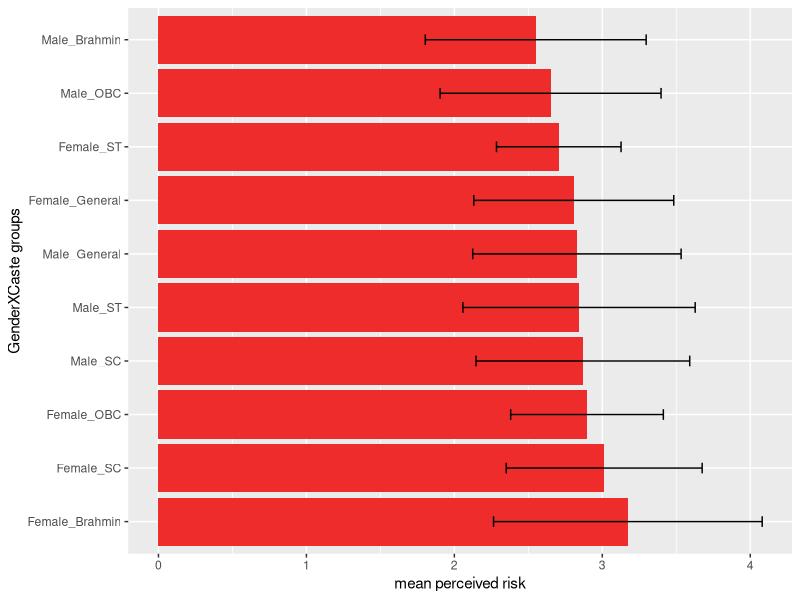
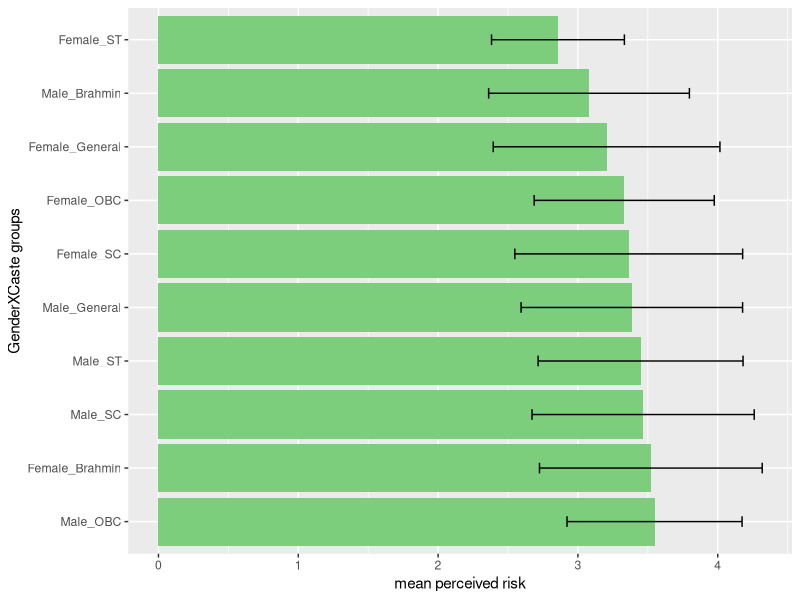
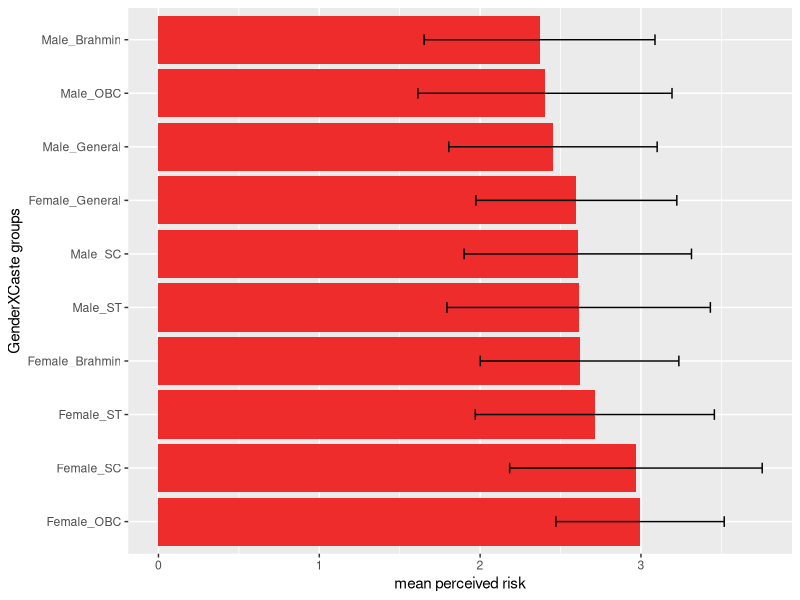
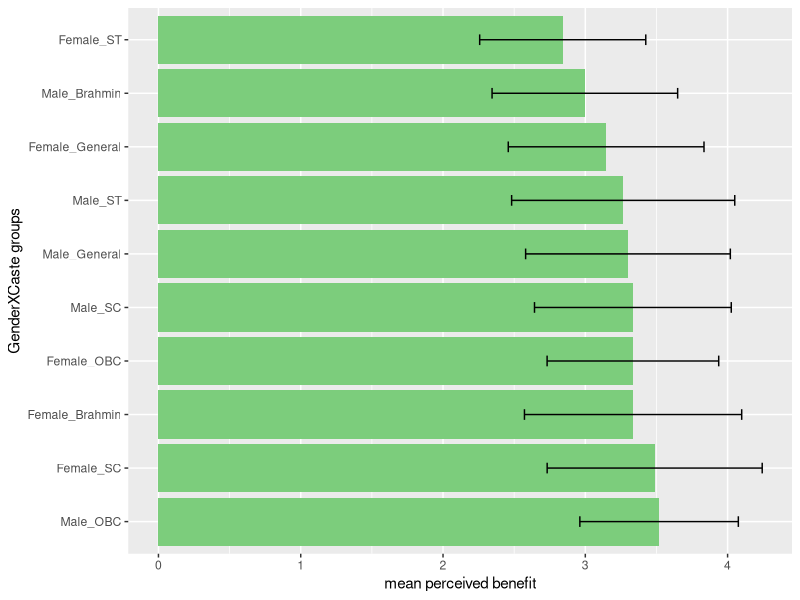
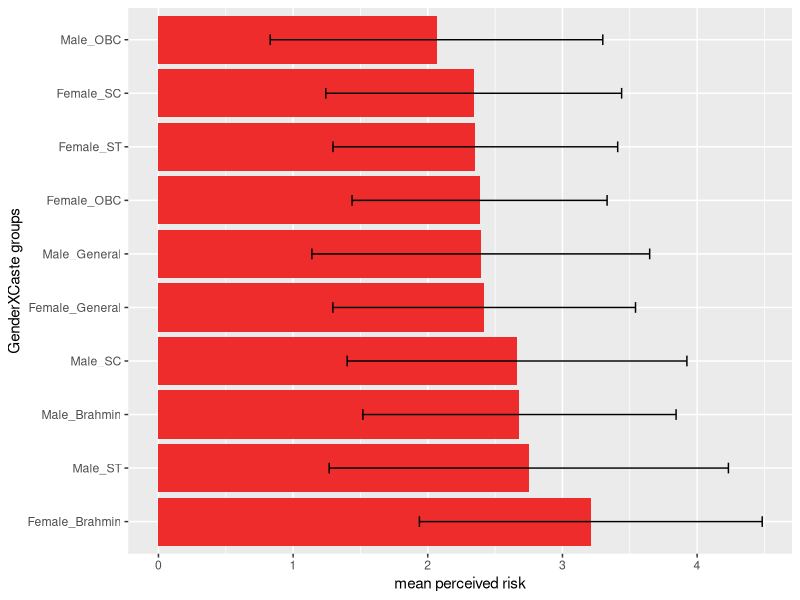
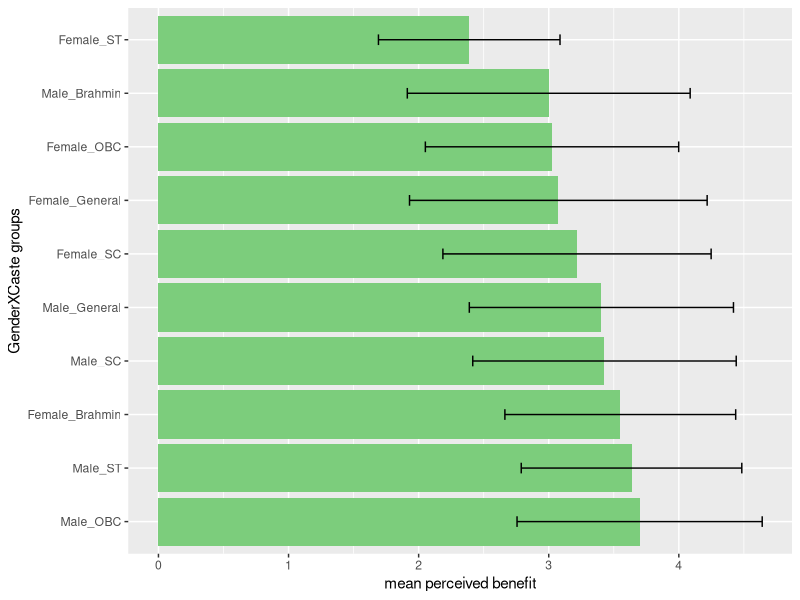
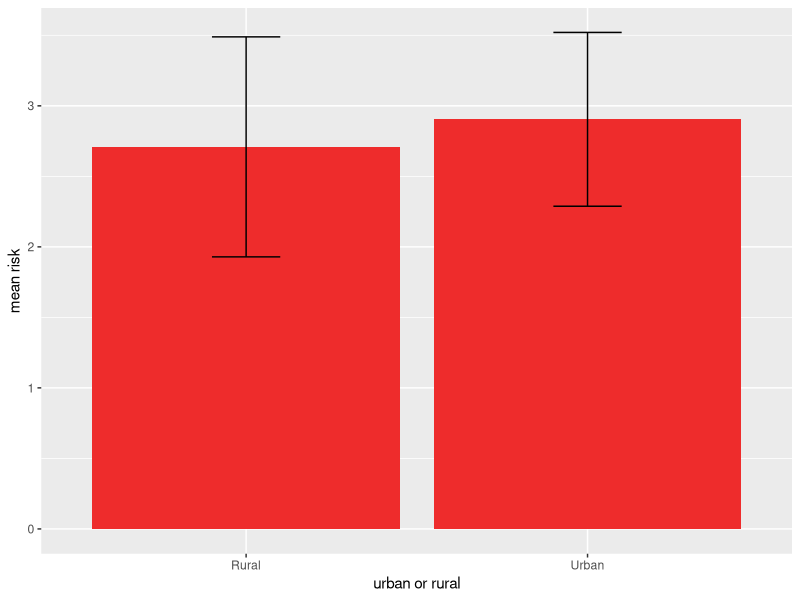
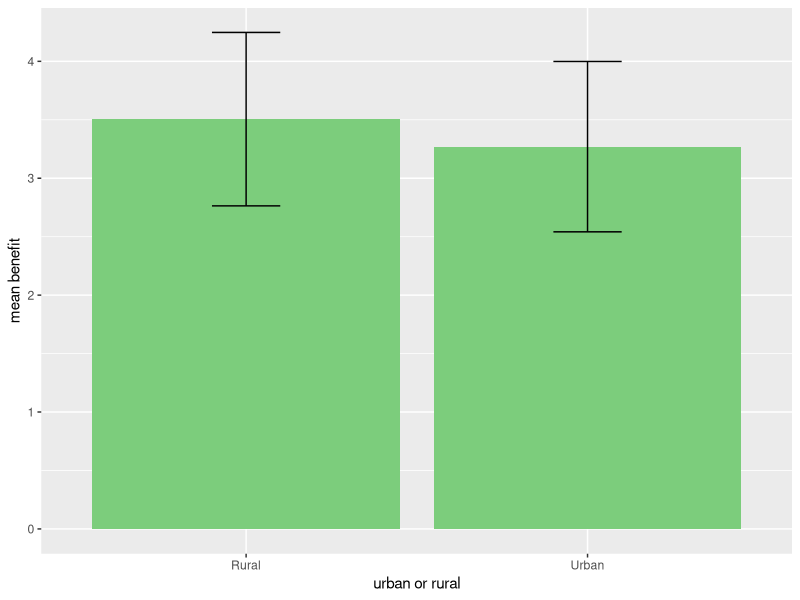

Generate these figures, in order, with R:
## ---- chunk 1
  knitr::opts_chunk$set(warning = FALSE, message = FALSE)

suppressPackageStartupMessages(library(tidyverse))
suppressPackageStartupMessages(library(readxl))
suppressPackageStartupMessages(library(dplyr))
suppressPackageStartupMessages(library(tidyr))
suppressPackageStartupMessages(library(ggplot2))

## ---- chunk 2
knitr::opts_chunk$set(warning = FALSE, message = FALSE)
moduletwo <- read_excel(here::here("thesis_surveydata/political_factors_complete.xlsx"))
module2 <- data.frame(moduletwo)
module2[module2 == "Rather not say/ Don't know"] <- "Rather not say/Don't know"

# loaded data set for module 2 eco -pol variables and removes the rows with question number and question text
## ---- chunk 3
knitr::opts_chunk$set(warning = FALSE, message = FALSE)
#This chunk contains the coding schemes of various scales used in survey one: eco-political factors, kahan scale and acceptance scale
codedmodule2 <- module2 %>%
  
#remove row 1
  filter(!row_number() %in% c(1,2)) %>% 
  
# replace risky likert scale with numbers
  mutate_at(vars(starts_with("Risky")), funs(case_when(. =="Not at all risky" ~ 1, 
                                                       . =="Slightly risky" ~ 2, 
                                                       . =="Moderately risky" ~ 3, 
                                                       . =="Very risky" ~ 4, 
                                                       . =="Extremely risky" ~ 5))) %>%

# replace beneficial likert scale with numbers  
  mutate_at(vars(starts_with("Ben")), funs(case_when(. =="Not at all beneficial" ~ 1,
                                                     . =="Slightly beneficial" ~ 2,
                                                     . =="Moderately beneficial" ~ 3,
                                                     . =="Very beneficial" ~ 4,
                                                     . =="Extremely beneficial" ~ 5 ))) %>%

# replace nuclear acceptance likert scale with numbers
  mutate_at(vars(N_accept,N_reluctantlyaccept,N_reject), funs(case_when(. == "Strongly disagree" ~ 1, 
                                                                        . == "Somewhat disagree" ~ 2,
                                                                        . == "Neither agree nor disagree" ~3,
                                                                        . == "Somewhat agree" ~ 4,
                                                                        . == "Strongly agree" ~ 5))) %>%
  
# code likert scale for variables for Kahan scale into numbers
  mutate_at(vars(starts_with (c("K_I","K_H","DISPLACE", "POLLUTE", "HEALTH", "JOBS", "BEAUTY", "PRIDE", "NPRIDE", "DEV", "PROSPER", "RELY"))), funs(case_when(. == "Strongly disagree" ~ 1, 
               . == "Somewhat disagree" ~ 2,
               . == "Neither agree nor disagree" ~3,
               . == "Somewhat agree" ~ 4,
               . == "Strongly agree" ~ 5))) %>%
  
# reverse code for likert scale for variables for Kahan scale into numbers
  mutate_at(vars(starts_with (c("K_S","K_E"))), funs(case_when(. == "Strongly disagree" ~ 5, 
                                                               . == "Somewhat disagree" ~ 4,
                                                               . == "Neither agree nor disagree" ~3,
                                                               . == "Somewhat agree" ~ 2,
                                                               . == "Strongly agree" ~ 1))) %>%

# code eco-pol scale variables into numbers
  mutate_at(vars(SYSTEMDEMO,SYSTEMRELIGION,SYSTEMTECHNO,SYSTEMTOTAL,WEALTHLIM,MECHANISATION,DECISIONDECEN,INDUSTRYLARGE,ECONOMYGLOBAL,OWNERPVT,OWNERNOREG), funs(case_when(. == "Strongly disagree" ~ 1, 
                        . == "Somewhat disagree" ~ 2,
                        . == "Neither agree nor disagree" ~3,
                        . == "Somewhat agree" ~ 4,
                        . == "Strongly agree" ~ 5))) %>%

# reverse code eco-pol scale variables into numbers 
 mutate_at(vars(DECISIONCEN, INDUSTRYSMALL, ECONOMYLOCAL, ENVOVERDEV,OWNERPUB, OWNERREG), funs(case_when(. == "Strongly disagree" ~ 5, 
                                                                                                         . == "Somewhat disagree" ~ 4,
                                                                                                         . == "Neither agree nor disagree" ~3,
                                                                                                         . == "Somewhat agree" ~ 2,
                                                                                                         . == "Strongly agree" ~ 1)))

## ---- chunk 4

moduleone <- read_excel(here::here("thesis_surveydata/livelihood_insecurity_complete.xlsx"))
module1 <- data.frame(moduleone)

# loaded data set for module 2 eco -pol variables and removes the rows with question number and question text
## ---- chunk 5
#This chunk contains the coding schemes of various scales used in survey one: eco-political factors, kahan scale and acceptance scale
codedmodule1 <- module1 %>%
  
#remove row 1
  filter(!row_number() %in% c(1,2)) %>% 
  
# replace risky likert scale with numbers
  mutate_at(vars(starts_with("Risky")), funs(case_when(. =="Not at all risky" ~ 1, 
                                                       . =="Slightly risky" ~ 2, 
                                                       . =="Moderately risky" ~ 3, 
                                                       . =="Very risky" ~ 4, 
                                                       . =="Extremely risky" ~ 5))) %>%

# replace beneficial likert scale with numbers  
  mutate_at(vars(starts_with("Ben")), funs(case_when(. =="Not at all beneficial" ~ 1,
                                                     . =="Slightly beneficial" ~ 2,
                                                     . =="Moderately beneficial" ~ 3,
                                                     . =="Very beneficial" ~ 4,
                                                     . =="Extremely beneficial" ~ 5 ))) %>%

# replace nuclear acceptance likert scale with numbers
  mutate_at(vars(N_accept,N_reluctantlyaccept,N_reject), funs(case_when(. == "Strongly disagree" ~ 1, 
                                                                        . == "Somewhat disagree" ~ 2,
                                                                        . == "Neither agree nor disagree" ~3,
                                                                        . == "Somewhat agree" ~ 4,
                                                                        . == "Strongly agree" ~ 5)))

## ---- chunk 6

suppressPackageStartupMessages(library(tidyselect))
# combine codedmodule1 and codedmodule2

numcol2 <- codedmodule2 %>% add_column(Respondent = 1:1099, .before = "Language") 
numcol1 <- codedmodule1 %>% add_column(Respondent = 1099:2160, .before = "Language")

joineddf <-  full_join(numcol2, numcol1, by = c("Respondent", "Language", "Survey_Date", "State", "Risky_Hydro", "Risky_Solar", "Risky_Wind", "Risky_Nuclear", "Risky_Coal", "Risky_Gas", "Risky_Oil", "Risky_INDHydro", "Risky_INDSolar", "Risky_INDWind", "Risky_INDBiogas", "Risky_INDDiesel", "Risky_INDKerosene", "Risky_INDFirewoodetc", "Risky_INDLPG", "Ben_Hydro", "Ben_Solar", "Ben_Wind", "Ben_Nuclear", "Ben_Coal", "Ben_Gas", "Ben_Oil", "Ben_INDHydro", "Ben_INDSolar", "Ben_INDWind", "Ben_INDDiesel", "Ben_INDBiogas", "Ben_INDFirewoodetc", "Ben_INDLPG", "Ben_INDKerosene", "N_accept", "N_reluctantlyaccept", "N_reject", "age", "urban_rural", "gender", "caste", "religion", "religiontext")) 

## ---- chunk 7


castegendereffect <- joineddf %>%
  select(starts_with(c("Risky", "gender", "caste")))%>%
  unite("Gender_Caste", c("gender", "caste")) %>%
  na.omit() 


castegendereffect$Gender_Caste <- as.factor(castegendereffect$Gender_Caste)
#levels(castegendereffect$Gender_Caste)

 # mean risk from centrally controlled energy technologies

castegendereffect %>%
  mutate(Gender_Caste = factor(castegendereffect$Gender_Caste, levels = c("Female_Brahmin", "Female_SC", "Female_OBC", "Male_SC","Male_ST", "Male_General", "Female_General","Female_ST" ,"Male_OBC", "Male_Brahmin")))%>%
  select(!starts_with(c("Risky_IND")))%>%
  rowwise()%>%
  na.omit()%>%
  dplyr::mutate(riskscore = mean(c_across(Risky_Hydro:Risky_Oil))) %>%
  select(Gender_Caste, riskscore) %>%
  dplyr::group_by(Gender_Caste)%>%
  summarise(mean=mean(riskscore), sd=sd(riskscore))%>%
  arrange(desc(mean))%>%
  ggplot(aes(y = Gender_Caste, x = mean))+
  geom_bar(stat="identity", position=position_dodge(), fill = "firebrick2")+
  geom_errorbar(aes(xmin=mean-sd, xmax=mean + sd), width=.2,
                 position=position_dodge(.9))+
  labs(x = "mean perceived risk", y = "GenderXCaste groups")
 


## ---- chunk 8


castegenderben <- joineddf %>%
  select(starts_with(c("Ben", "gender", "caste")))%>%
  unite("Gender_Caste", c("gender", "caste")) %>%
  na.omit() 



 # mean benefit from centrally controlled energy technologies

castegenderben %>%
  mutate(Gender_Caste = factor(castegenderben$Gender_Caste, levels = c("Male_OBC","Female_Brahmin","Male_SC","Male_ST", "Male_General", "Female_SC", "Female_OBC",  "Female_General" , "Male_Brahmin","Female_ST")))%>%
  select(!starts_with(c("Ben_IND")))%>%
  rowwise()%>%
  na.omit()%>%
  dplyr::mutate(benscore = mean(c_across(Ben_Hydro:Ben_Oil))) %>%
  select(Gender_Caste, benscore) %>%
  dplyr::group_by(Gender_Caste)%>%
  summarise(mean=mean(benscore), sd=sd(benscore))%>%
  arrange(desc(mean))%>%
  ggplot(aes(y = Gender_Caste, x = mean))+
  geom_bar(stat="identity", position=position_dodge(), fill = "palegreen3")+
  geom_errorbar(aes(xmin=mean-sd, xmax=mean + sd), width=.2,
                 position=position_dodge(.9))+
  labs(x = "mean perceived risk", y = "GenderXCaste groups")
 


## ---- chunk 9

# mean risk from individually or community owned energy technologies

castegendereffect %>%
  mutate(Gender_Caste = factor(Gender_Caste, levels = c("Female_OBC","Female_SC", "Female_ST" ,"Female_Brahmin", "Male_ST",  "Male_SC","Female_General", "Male_General", "Male_OBC", "Male_Brahmin")))%>%
  select(starts_with(c("Risky_IND", "Gender_Caste")))%>%
  #select("Risky_Hydro", "Risky_Nuclear", "Risky_Coal","Gender_Caste")%>%
  rowwise()%>%
  na.omit()%>%
  dplyr::mutate(riskscore = mean(c_across(Risky_INDHydro:Risky_INDLPG))) %>%
  select(Gender_Caste, riskscore) %>%
  dplyr::group_by(Gender_Caste)%>%
  summarise(mean=mean(riskscore), sd=sd(riskscore))%>%
  arrange(desc(mean))%>%
  ggplot(aes(y = Gender_Caste, x = mean))+
  geom_bar(stat="identity", position=position_dodge(), fill = "firebrick2")+
  geom_errorbar(aes(xmin=mean-sd, xmax=mean + sd), width=.2,
                 position=position_dodge(.9))+
  labs(x = "mean perceived risk", y = "GenderXCaste groups")


#%>%
 
#group_by("Gender_Caste") %>%
 #summarise_at(vars("Risky_Nuclear"), list(Riskscore = mean))
    #mutate(Gender_Caste = factor(Gender_Caste, levels = c("Male_Brahmin", "Male_General","Male_OBC", "Male_SC", "Male_ST","Female_Brahmin", "Female_General", "Female_OBC","Female_SC", "Female_ST")))

## ---- chunk 10

# mean benefit from individually or community owned energy technologies


castegenderben %>%
  mutate(Gender_Caste = factor(Gender_Caste, levels = c("Male_OBC","Female_SC","Female_Brahmin","Female_OBC","Male_SC", "Male_General","Male_ST","Female_General","Male_Brahmin", "Female_ST")))%>%
  select(starts_with(c("Ben_IND", "Gender_Caste")))%>%
  #select("Risky_Hydro", "Risky_Nuclear", "Risky_Coal","Gender_Caste")%>%
  rowwise()%>%
  na.omit()%>%
  dplyr::mutate(benscore = mean(c_across(Ben_INDHydro:Ben_INDLPG))) %>%
  select(Gender_Caste, benscore) %>%
  dplyr::group_by(Gender_Caste)%>%
  summarise(mean=mean(benscore), sd=sd(benscore))%>%
  arrange(desc(mean))%>%
  ggplot(aes(y = Gender_Caste, x = mean))+
  geom_bar(stat="identity", position=position_dodge(), fill = "palegreen3")+
  geom_errorbar(aes(xmin=mean-sd, xmax=mean + sd), width=.2,
                 position=position_dodge(.9))+
  labs(x = "mean perceived benefit", y = "GenderXCaste groups")


## ---- chunk 11

castegendereffect %>%
  mutate(Gender_Caste = factor(Gender_Caste, levels = c("Female_Brahmin","Male_ST","Male_Brahmin", "Male_SC","Female_General","Male_General", "Female_OBC", "Female_ST","Female_SC", "Male_OBC")))%>%
  select(!starts_with(c("Risky_IND")))%>%
  select("Risky_Hydro", "Risky_Nuclear", "Risky_Coal","Gender_Caste")%>%
  na.omit()%>%
  dplyr::group_by(Gender_Caste)%>%
  summarise(hydro_m=mean(Risky_Hydro), hydro_sd=sd(Risky_Hydro), nuclear_m=mean(Risky_Nuclear), nuclear_sd=sd(Risky_Nuclear),            coal_m=mean(Risky_Coal),   coal_sd=sd(Risky_Coal))%>%
  arrange(desc(hydro_m))%>%
  ggplot(aes(y = Gender_Caste, x = hydro_m))+
  geom_bar(stat="identity", position=position_dodge(), fill = "firebrick2")+
  geom_errorbar(aes(xmin=hydro_m-hydro_sd, xmax=hydro_m + hydro_sd), width=.2,
                 position=position_dodge(.9))+
  labs(x = "mean perceived risk", y = "GenderXCaste groups")
## ---- chunk 12

castegenderben %>%
  mutate(Gender_Caste = factor(Gender_Caste, levels = c("Male_OBC","Male_ST", "Female_Brahmin","Male_SC","Male_General", "Female_SC","Female_General","Female_OBC","Male_Brahmin",  "Female_ST")))%>%
  select(!starts_with(c("Ben_IND")))%>%
  select("Ben_Hydro", "Ben_Nuclear", "Ben_Coal","Gender_Caste")%>%
  na.omit()%>%
  dplyr::group_by(Gender_Caste)%>%
  summarise(hydro_m=mean(Ben_Hydro), hydro_sd=sd(Ben_Hydro), nuclear_m=mean(Ben_Nuclear), nuclear_sd=sd(Ben_Nuclear),            coal_m=mean(Ben_Coal),   coal_sd=sd(Ben_Coal))%>%
  arrange(desc(hydro_m))%>%
  ggplot(aes(y = Gender_Caste, x = hydro_m))+
  geom_bar(stat="identity", position=position_dodge(), fill = "palegreen3")+
  geom_errorbar(aes(xmin=hydro_m-hydro_sd, xmax=hydro_m + hydro_sd), width=.2,
                 position=position_dodge(.9))+
  labs(x = "mean perceived benefit", y = "GenderXCaste groups")
## ---- chunk 13

joineddf$urban_rural <- as.factor(joineddf$urban_rural)
#class(joineddf$urban_rural)
#levels(joineddf$urban_rural)


joineddf %>%
  select(starts_with(c("Risky", "urban_rural")))%>%
  select(!starts_with(c("Risky_IND")))%>%
  rowwise()%>%
  na.omit()%>%
  dplyr::mutate(riskscore = mean(c_across(Risky_Hydro:Risky_Oil))) %>%
  select(urban_rural, riskscore) %>%
  dplyr::group_by(urban_rural)%>%
  summarise(mean=mean(riskscore), sd=sd(riskscore))%>%
  arrange(desc(mean))%>%
  ggplot(aes(x= urban_rural, y = mean))+
  geom_bar(stat="identity", position=position_dodge(), fill = "firebrick2")+
  geom_errorbar(aes(ymin=mean-sd, ymax=mean + sd), width=.2,
                 position=position_dodge(.9))+
  labs(x = "urban or rural", y = "mean risk")
## ---- chunk 14

joineddf %>%
  select(starts_with(c("Ben", "urban_rural")))%>%
  select(!starts_with(c("Ben_IND")))%>%
  rowwise()%>%
  na.omit()%>%
  dplyr::mutate(benscore = mean(c_across(Ben_Hydro:Ben_Oil))) %>%
  select(urban_rural, benscore) %>%
  dplyr::group_by(urban_rural)%>%
  summarise(mean=mean(benscore), sd=sd(benscore))%>%
  arrange(desc(mean))%>%
  ggplot(aes(x= urban_rural, y = mean))+
  geom_bar(stat="identity", position=position_dodge(), fill = "palegreen3")+
  geom_errorbar(aes(ymin=mean-sd, ymax=mean + sd), width=.2,
                 position=position_dodge(.9))+
  labs(x = "urban or rural", y = "mean benefit")
## ---- chunk 15

joineddf$gender <- as.factor(joineddf$gender)
#class(joineddf$gender)
#levels(joineddf$gender)


joineddf %>%
  select(starts_with(c("Risky", "gender")))%>%
  select(!starts_with(c("Risky_IND")))%>%
  rowwise()%>%
  na.omit()%>%
  dplyr::mutate(riskscore = mean(c_across(Risky_Hydro:Risky_Oil))) %>%
  select(gender, riskscore) %>%
  dplyr::group_by(gender)%>%
  summarise(mean=mean(riskscore), sd=sd(riskscore))%>%
  arrange(desc(mean))%>%
  ggplot(aes(x= gender, y = mean))+
  geom_bar(stat="identity", position=position_dodge(), fill = "firebrick2")+
  geom_errorbar(aes(ymin=mean-sd, ymax=mean + sd), width=.2,
                 position=position_dodge(.9))+
  labs(y = "mean risk")
## ---- chunk 16

joineddf %>%
  select(starts_with(c("Ben", "gender")))%>%
  select(!starts_with(c("Ben_IND")))%>%
  rowwise()%>%
  na.omit()%>%
  dplyr::mutate(benscore = mean(c_across(Ben_Hydro:Ben_Oil))) %>%
  select(gender, benscore) %>%
  dplyr::group_by(gender)%>%
  summarise(mean=mean(benscore), sd=sd(benscore))%>%
  arrange(desc(mean))%>%
  ggplot(aes(x= gender, y = mean))+
  geom_bar(stat="identity", position=position_dodge(), fill = "palegreen3")+
  geom_errorbar(aes(ymin=mean-sd, ymax=mean + sd), width=.2,
                 position=position_dodge(.9))+
  labs(y = "mean benefit")
## ---- chunk 17

joineddf$gender <- as.factor(joineddf$gender)
#class(joineddf$gender)
#levels(joineddf$gender)



joineddf %>%
  select(starts_with(c("Risky", "gender")))%>%
  select(starts_with(c("Risky_IND", "gender")))%>%
  rowwise()%>%
  na.omit()%>%
  dplyr::mutate(riskscore = mean(c_across(Risky_INDHydro:Risky_INDLPG))) %>%
  select(gender, riskscore) %>%
  dplyr::group_by(gender)%>%
  summarise(mean=mean(riskscore), sd=sd(riskscore))%>%
  arrange(desc(mean))%>%
  ggplot(aes(x= gender, y = mean))+
  geom_bar(stat="identity", position=position_dodge(), fill = "firebrick2")+
  geom_errorbar(aes(ymin=mean-sd, ymax=mean + sd), width=.2,
                 position=position_dodge(.9))+
  labs(y = "mean risk")
## ---- chunk 18

joineddf %>%
  select(starts_with(c("Ben", "gender")))%>%
  select(starts_with(c("Ben_IND", "gender")))%>%
  rowwise()%>%
  na.omit()%>%
  dplyr::mutate(benscore = mean(c_across(Ben_INDHydro:Ben_INDLPG))) %>%
  select(gender, benscore) %>%
  dplyr::group_by(gender)%>%
  summarise(mean=mean(benscore), sd=sd(benscore))%>%
  arrange(desc(mean))%>%
  ggplot(aes(x= gender, y = mean))+
  geom_bar(stat="identity", position=position_dodge(), fill = "palegreen3")+
  geom_errorbar(aes(ymin=mean-sd, ymax=mean + sd), width=.2,
                 position=position_dodge(.9))+
  labs(y = "mean benefit")
## ---- chunk 19

joineddf$religion <- as.factor(joineddf$religion)
#class(joineddf$religion)
#levels(joineddf$religion)



joineddf %>%
  select(starts_with(c("Risky", "religion")))%>%
  select(!starts_with(c("Risky_IND", "religiontext")))%>%
 mutate(religion = factor(religion, levels = c("Agnostism/ Atheism","Other (Please mention)" ,  "Jainism", "Buddhism", "Islam",              "Hinduism", "Christanity", "Sikhism"))) %>%
  #select("Risky_Hydro", "Risky_Solar", "Risky_Nuclear","urban_rural")%>%
  rowwise()%>%
  na.omit()%>%
  dplyr::mutate(riskscore = mean(c_across(Risky_Hydro:Risky_Oil))) %>%
  select(religion, riskscore) %>%
  dplyr::group_by(religion)%>%
  summarise(mean=mean(riskscore), sd=sd(riskscore))%>%
  arrange(desc(mean))%>%
  ggplot(aes(x= religion, y = mean))+
  geom_bar(stat="identity", position=position_dodge(), fill = "firebrick2")+
  geom_errorbar(aes(ymin=mean-sd, ymax=mean + sd), width=.2,
                 position=position_dodge(.9))+
  labs(y= "mean perceived risk")+
  coord_flip()
## ---- chunk 20

joineddf %>%
  select(starts_with(c("Ben", "religion")))%>%
  select(!starts_with(c("Ben_IND", "religiontext")))%>%
 mutate(religion = factor(religion, levels = c("Other (Please mention)" ,"Agnostism/ Atheism",  "Christanity","Hinduism", "Islam","Jainism", "Sikhism" ,"Buddhism"))) %>%
  #select("Risky_Hydro", "Risky_Solar", "Risky_Nuclear","urban_rural")%>%
  rowwise()%>%
  na.omit()%>%
  dplyr::mutate(benscore = mean(c_across(Ben_Hydro:Ben_Oil))) %>%
  select(religion, benscore) %>%
  dplyr::group_by(religion)%>%
  summarise(mean=mean(benscore), sd=sd(benscore))%>%
  arrange(desc(mean))%>%
  ggplot(aes(x= religion, y = mean))+
  geom_bar(stat="identity", position=position_dodge(), fill = "palegreen3")+
  geom_errorbar(aes(ymin=mean-sd, ymax=mean + sd), width=.2,
                 position=position_dodge(.9))+
  labs(y= "mean perceived benefit")+
  coord_flip()
## ---- chunk 21

joineddf$religion <- as.factor(joineddf$religion)
#class(joineddf$religion)
#levels(joineddf$religion)



joineddf %>%
  select(!starts_with(c("religiontext")))%>%
  select(starts_with(c("Risky_IND", "religion")))%>%
 mutate(religion = factor(religion, levels = c("Agnostism/ Atheism", "Jainism","Other (Please mention)" ,  "Buddhism", "Islam",              "Hinduism", "Christanity", "Sikhism"))) %>%
  #select("Risky_Hydro", "Risky_Solar", "Risky_Nuclear","urban_rural")%>%
  rowwise()%>%
  na.omit()%>%
  dplyr::mutate(riskscore = mean(c_across(Risky_INDHydro:Risky_INDLPG))) %>%
  select(religion, riskscore) %>%
  dplyr::group_by(religion)%>%
  summarise(mean=mean(riskscore), sd=sd(riskscore))%>%
  arrange(desc(mean))%>%
  ggplot(aes(x= religion, y = mean))+
  geom_bar(stat="identity", position=position_dodge(), fill = "firebrick2")+
  geom_errorbar(aes(ymin=mean-sd, ymax=mean + sd), width=.2,
                 position=position_dodge(.9))+
  labs(y= "mean perceived risk")+
  coord_flip()
## ---- chunk 22

joineddf %>%
  select(!starts_with(c("religiontext")))%>%
  select(starts_with(c("Ben_IND", "religion")))%>%
 mutate(religion = factor(religion, levels = c( "Jainism","Other (Please mention)" , "Hinduism","Agnostism/ Atheism", "Islam",   "Christanity","Buddhism", "Sikhism"))) %>%
  #select("Risky_Hydro", "Risky_Solar", "Risky_Nuclear","urban_rural")%>%
  rowwise()%>%
  na.omit()%>%
  dplyr::mutate(benscore = mean(c_across(Ben_INDHydro:Ben_INDLPG))) %>%
  select(religion, benscore) %>%
  dplyr::group_by(religion)%>%
  summarise(mean=mean(benscore), sd=sd(benscore))%>%
  arrange(desc(mean))%>%
  ggplot(aes(x= religion, y = mean))+
  geom_bar(stat="identity", position=position_dodge(), fill = "palegreen3")+
  geom_errorbar(aes(ymin=mean-sd, ymax=mean + sd), width=.2,
                 position=position_dodge(.9))+
  labs(y= "mean perceived benefit")+
  coord_flip()
## ---- chunk 23

joineddf$age <- as.factor(joineddf$age)
#class(joineddf$age)
#levels(joineddf$age)



joineddf %>%
  select(starts_with(c("Risky", "age")))%>%
  select(!starts_with(c("Risky_IND")))%>%
 mutate(age = factor(age, levels = c("18-24 years old", "25-34 years old", "35-44 years old", "45-54 years old" , "55-64 years old" ,  "65-74 years old", "75 years or older"))) %>%
  #select("Risky_Hydro", "Risky_Solar", "Risky_Nuclear","urban_rural")%>%
  rowwise()%>%
  na.omit()%>%
  dplyr::mutate(riskscore = mean(c_across(Risky_Hydro:Risky_Oil))) %>%
  select(age, riskscore) %>%
  dplyr::group_by(age)%>%
  summarise(mean=mean(riskscore), sd=sd(riskscore))%>%
  arrange(desc(mean))%>%
  ggplot(aes(x= age, y = mean))+
  geom_bar(stat="identity", position=position_dodge(), fill = "firebrick2")+
  geom_errorbar(aes(ymin=mean-sd, ymax=mean + sd), width=.2,
                 position=position_dodge(.9))+
  labs(y = "mean perceived risk")+
  coord_flip()
## ---- chunk 24

joineddf %>%
  select(starts_with(c("Ben", "age")))%>%
  select(!starts_with(c("Ben_IND")))%>%
 mutate(age = factor(age, levels = c("18-24 years old", "25-34 years old", "35-44 years old", "45-54 years old" , "55-64 years old" ,  "65-74 years old", "75 years or older"))) %>%
  #select("Risky_Hydro", "Risky_Solar", "Risky_Nuclear","urban_rural")%>%
  rowwise()%>%
  na.omit()%>%
  dplyr::mutate(benscore = mean(c_across(Ben_Hydro:Ben_Oil))) %>%
  select(age, benscore) %>%
  dplyr::group_by(age)%>%
  summarise(mean=mean(benscore), sd=sd(benscore))%>%
  arrange(desc(mean))%>%
  ggplot(aes(x= age, y = mean))+
  geom_bar(stat="identity", position=position_dodge(), fill = "palegreen3")+
  geom_errorbar(aes(ymin=mean-sd, ymax=mean + sd), width=.2,
                 position=position_dodge(.9))+
  labs(y = "mean perceived benefit")+
  coord_flip()
## ---- chunk 25

joineddf %>%
  select(starts_with(c("Risky", "age")))%>%
  select(starts_with(c("Risky_IND", "age")))%>%
 mutate(age = factor(age, levels = c("18-24 years old", "25-34 years old", "35-44 years old", "45-54 years old" , "55-64 years old" ,  "65-74 years old", "75 years or older"))) %>%
  #select("Risky_Hydro", "Risky_Solar", "Risky_Nuclear","urban_rural")%>%
  rowwise()%>%
  na.omit()%>%
  dplyr::mutate(riskscore = mean(c_across(Risky_INDHydro:Risky_INDLPG))) %>%
  select(age, riskscore) %>%
  dplyr::group_by(age)%>%
  summarise(mean=mean(riskscore), sd=sd(riskscore))%>%
  arrange(desc(mean))%>%
  ggplot(aes(x= age, y = mean))+
  geom_bar(stat="identity", position=position_dodge(), fill = "firebrick2")+
  geom_errorbar(aes(ymin=mean-sd, ymax=mean + sd), width=.2,
                 position=position_dodge(.9))+
  labs(y = "mean perceived risk")+
  coord_flip()
## ---- chunk 26

joineddf %>%
  select(starts_with(c("Ben", "age")))%>%
  select(starts_with(c("Ben_IND", "age")))%>%
 mutate(age = factor(age, levels = c("18-24 years old", "25-34 years old", "35-44 years old", "45-54 years old" , "55-64 years old" ,  "65-74 years old", "75 years or older"))) %>%
  #select("Risky_Hydro", "Risky_Solar", "Risky_Nuclear","urban_rural")%>%
  rowwise()%>%
  na.omit()%>%
  dplyr::mutate(benscore = mean(c_across(Ben_INDHydro:Ben_INDLPG))) %>%
  select(age, benscore) %>%
  dplyr::group_by(age)%>%
  summarise(mean=mean(benscore), sd=sd(benscore))%>%
  arrange(desc(mean))%>%
  ggplot(aes(x= age, y = mean))+
  geom_bar(stat="identity", position=position_dodge(), fill = "palegreen3")+
  geom_errorbar(aes(ymin=mean-sd, ymax=mean + sd), width=.2,
                 position=position_dodge(.9))+
  labs(y = "mean perceived benefit")+
  coord_flip()
## ---- chunk 27
cenrisksummary <- joineddf %>%
  group_by(State)%>%
  summarize_at(vars(starts_with(c("RISKY"))), list(~mean(., na.rm = TRUE), ~median(., na.rm = TRUE), ~sd(.,na.rm = TRUE),~var(.,na.rm = TRUE), ~n())) %>%
  #melt to long format
  gather(key = "technology", value = "summary", Risky_Hydro_mean, Risky_Solar_mean, Risky_Wind_mean, Risky_Nuclear_mean, Risky_Coal_mean, Risky_Gas_mean, Risky_Oil_mean, Risky_Hydro_sd, Risky_Solar_sd, Risky_Wind_sd, Risky_Nuclear_sd, Risky_Coal_sd, Risky_Gas_sd, Risky_Oil_sd) %>%
  select(State, technology, summary) %>%
  # separate risky from variable suffix
  separate(technology, c("Risky", "var"), extra = "merge", fill = "left") %>%
  #separate mean from variable prefix
  separate(var, c("technology", "meansd")) %>%
  # spread summary values back to wide form
  spread(meansd,summary) %>%
  #clean up
  select(-Risky)%>%
  arrange(mean) #%>%
  #setNames(paste0('perceivedrisk.', names(.))) %>%
  #dplyr::rename(technology= perceivedrisk.technology)

## ---- chunk 28
cenbensummary <- joineddf %>%
  group_by(State)%>%
  summarize_at(vars(starts_with(c("Ben"))), list(~mean(., na.rm = TRUE), ~median(., na.rm = TRUE), ~sd(.,na.rm = TRUE),~var(.,na.rm = TRUE), ~n())) %>%
  #melt to long format
  gather(key = "technology", value = "summary", Ben_Hydro_mean, Ben_Solar_mean, Ben_Wind_mean, Ben_Nuclear_mean, Ben_Coal_mean, Ben_Gas_mean, Ben_Oil_mean, Ben_Hydro_sd, Ben_Solar_sd, Ben_Wind_sd, Ben_Nuclear_sd, Ben_Coal_sd, Ben_Gas_sd, Ben_Oil_sd) %>%
  select(State, technology, summary) %>%
  # separate risky from variable suffix
  separate(technology, c("Ben", "var"), extra = "merge", fill = "left") %>%
  #separate mean from variable prefix
  separate(var, c("technology", "meansd")) %>%
  # spread summary values back to wide form
  spread(meansd,summary) %>%
  #clean up
  select(-Ben)%>%
  arrange(mean) #%>%
  #setNames(paste0('perceivedrisk.', names(.))) %>%
  #dplyr::rename(technology= perceivedrisk.technology)

## ---- chunk 29

joineddf$State <- as.factor(joineddf$State)
#class(joineddf$State)
#levels(joineddf$State)

cenrisksummary %>%
  mutate(technology = fct_reorder(technology, mean, .desc = TRUE))%>%
  ggplot(aes(y= technology, x= mean, fill = technology))+
  geom_bar(stat="identity", position=position_dodge())+
  theme_minimal()+
  geom_errorbar(aes(xmin=mean-sd, xmax=mean + sd), width=.2,
                 position=position_dodge(.9))+
  scale_fill_manual(values=c("#74238B", "#FEF102","#484349","#BA5C12", "#4D9DE0","#CFEBDF", "#FA6728"))+
  xlim(0,5)+
  facet_wrap(~ State)+
  labs(x = "mean perceived risk", y = "energy technologies")
  #scale_fill_manual(y, values =))+


## ---- chunk 30

joineddf$State <- as.factor(joineddf$State)
#class(joineddf$State)
#levels(joineddf$State)

cenbensummary %>%
  mutate(technology = fct_reorder(technology, mean, .desc = TRUE))%>%
  ggplot(aes(y= technology, x= mean, fill = technology))+
  geom_bar(stat="identity", position=position_dodge())+
  theme_minimal()+
  geom_errorbar(aes(xmin=mean-sd, xmax=mean + sd), width=.2,
                 position=position_dodge(.9))+
  scale_fill_manual(values=c("#74238B", "#FEF102","#484349","#BA5C12", "#4D9DE0","#CFEBDF", "#FA6728"))+
  xlim(0,5)+
  facet_wrap(~ State)+
  labs(x = "mean perceived benefit", y = "energy technologies")
  #scale_fill_manual(y, values =))+


## ---- chunk 31
INDrisksummary <- joineddf %>%
  group_by(State)%>%
  summarize_at(vars(starts_with(c("RISKY_IND"))), list(~mean(., na.rm = TRUE), ~median(., na.rm = TRUE), ~sd(.,na.rm = TRUE),~var(.,na.rm = TRUE), ~n())) %>%
  #melt to long format
  gather(key = "technology", value = "summary", Risky_INDHydro_mean, Risky_INDSolar_mean, Risky_INDWind_mean, Risky_INDDiesel_mean, Risky_INDKerosene_mean, Risky_INDFirewoodetc_mean, Risky_INDLPG_mean,  Risky_INDBiogas_mean, Risky_INDHydro_sd, Risky_INDSolar_sd, Risky_INDWind_sd, Risky_INDDiesel_sd, Risky_INDKerosene_sd, Risky_INDBiogas_sd, Risky_INDKerosene_sd, Risky_INDFirewoodetc_sd, Risky_INDLPG_sd) %>%
  select(State, technology, summary) %>%
  # separate risky from variable suffix
  separate(technology, c("Risky", "var"), extra = "merge", fill = "left") %>%
  #separate mean from variable prefix
  separate(var, c("technology", "meansd")) %>%
  # spread summary values back to wide form
  spread(meansd,summary) %>%
  #clean up
  select(-Risky)%>%
  arrange(mean) #%>%
  #setNames(paste0('perceivedrisk.', names(.))) %>%
  #dplyr::rename(technology= perceivedrisk.technology)

## ---- chunk 32
INDbensummary <- joineddf %>%
  group_by(State)%>%
  summarize_at(vars(starts_with(c("Ben_IND"))), list(~mean(., na.rm = TRUE), ~median(., na.rm = TRUE), ~sd(.,na.rm = TRUE),~var(.,na.rm = TRUE), ~n())) %>%
  #melt to long format
  gather(key = "technology", value = "summary", Ben_INDHydro_mean, Ben_INDSolar_mean, Ben_INDWind_mean, Ben_INDDiesel_mean, Ben_INDKerosene_mean, Ben_INDFirewoodetc_mean, Ben_INDLPG_mean,  Ben_INDBiogas_mean, Ben_INDHydro_sd, Ben_INDSolar_sd, Ben_INDWind_sd, Ben_INDDiesel_sd, Ben_INDKerosene_sd, Ben_INDBiogas_sd, Ben_INDKerosene_sd, Ben_INDFirewoodetc_sd, Ben_INDLPG_sd) %>%
  select(State, technology, summary) %>%
  # separate risky from variable suffix
  separate(technology, c("Ben", "var"), extra = "merge", fill = "left") %>%
  #separate mean from variable prefix
  separate(var, c("technology", "meansd")) %>%
  # spread summary values back to wide form
  spread(meansd,summary) %>%
  #clean up
  select(-Ben)%>%
  arrange(mean) #%>%
  #setNames(paste0('perceivedrisk.', names(.))) %>%
  #dplyr::rename(technology= perceivedrisk.technology)

## ---- chunk 33


INDrisksummary %>%
  mutate(technology = fct_reorder(technology, mean, .desc = TRUE))%>%
  ggplot(aes(y= technology, x= mean, fill = technology))+
  geom_bar(stat="identity", position=position_dodge())+
  theme_minimal()+
  geom_errorbar(aes(xmin=mean-sd, xmax=mean + sd), width=.2,
                 position=position_dodge(.9))+
  scale_fill_manual(values=c("red","#74238B", "#4D9DE0", "#CFEBDF","#FEF102","#484349","#BA5C12", "#FA6728"))+
  xlim(0,5)+
  facet_wrap(~ State)+
  labs(x = "mean perceived risk", y = "energy technologies")
  #scale_fill_manual(y, values =))+


## ---- chunk 34


INDbensummary %>%
  mutate(technology = fct_reorder(technology, mean, .desc = TRUE))%>%
  ggplot(aes(y= technology, x= mean, fill = technology))+
  geom_bar(stat="identity", position=position_dodge())+
  theme_minimal()+
  geom_errorbar(aes(xmin=mean-sd, xmax=mean + sd), width=.2,
                 position=position_dodge(.9))+
  scale_fill_manual(values=c("red","#74238B", "#4D9DE0", "#CFEBDF","#FEF102","#484349","#BA5C12", "#FA6728"))+
  xlim(0,5)+
  facet_wrap(~ State)+
  labs(x = "mean perceived benefit", y = "energy technologies")
  #scale_fill_manual(y, values =))+


## ---- chunk 35
#Distribution checks 
#joineddf %>%
  #filter(urban_rural == "Rural") %>%
  #ggplot(aes(x=Risky_Hydro, y = ..count..), fill = "lightgray")+
  #geom_density()
